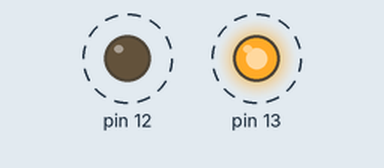
Bench run of a sketch on a simulated Arduino Uno, built with avr-gcc and run on an emulated ATmega328P. Shown: output pins drawn as LEDs (lit = HIGH). Dashed ring = blinking.

Above: at 0.5 s.
Timing chart, 0 to 4.6 s (numbered marks = the images above):
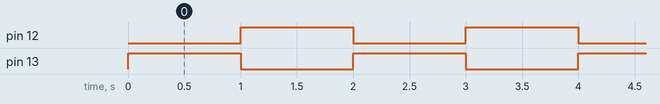

Measured:
- by itself, pin 12, pin 13: alternates HIGH for 1.0 s and LOW for 1.0 s

The sketch:

first_1.ino
```cpp
void setup() {
pinMode(13,OUTPUT);
pinMode(12,OUTPUT);
digitalWrite(13,LOW);
digitalWrite(12,LOW);

}

void loop() {
 digitalWrite(13,HIGH);
 digitalWrite(12,LOW);
 delay(1000);
 digitalWrite(13,LOW);
 digitalWrite(12,HIGH);
 delay(1000);
}
```
